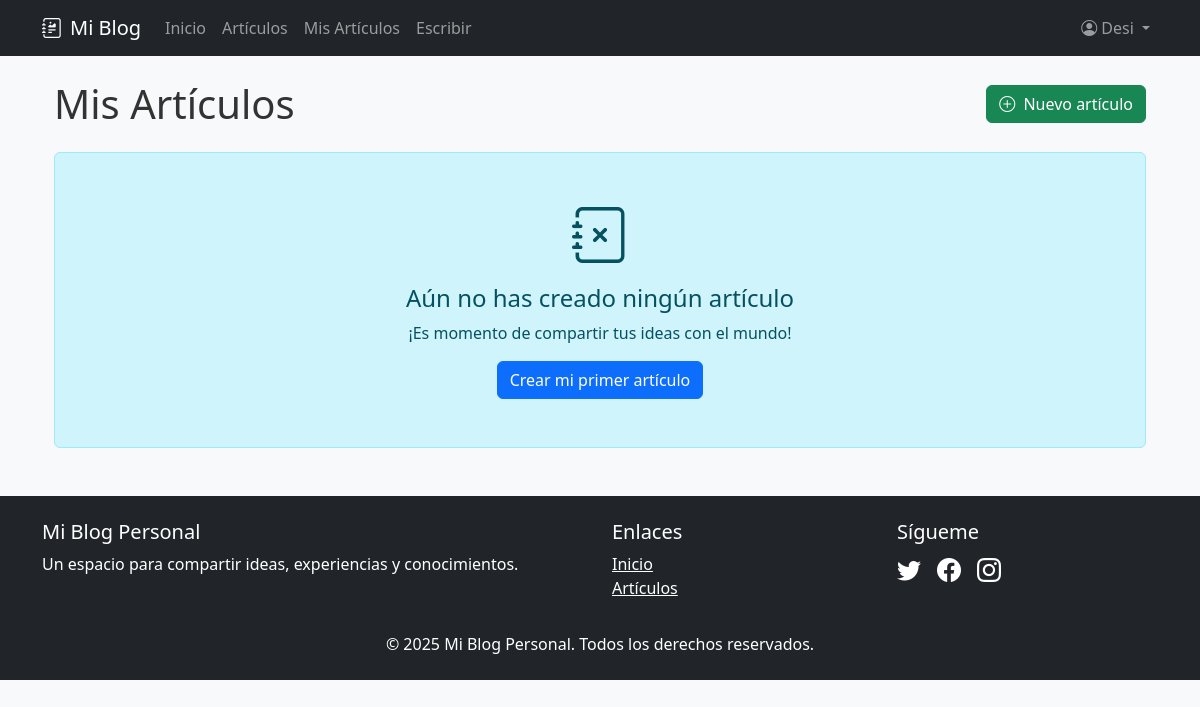
/mis-posts/ (signed in), run on an earlier commit of the app's database.
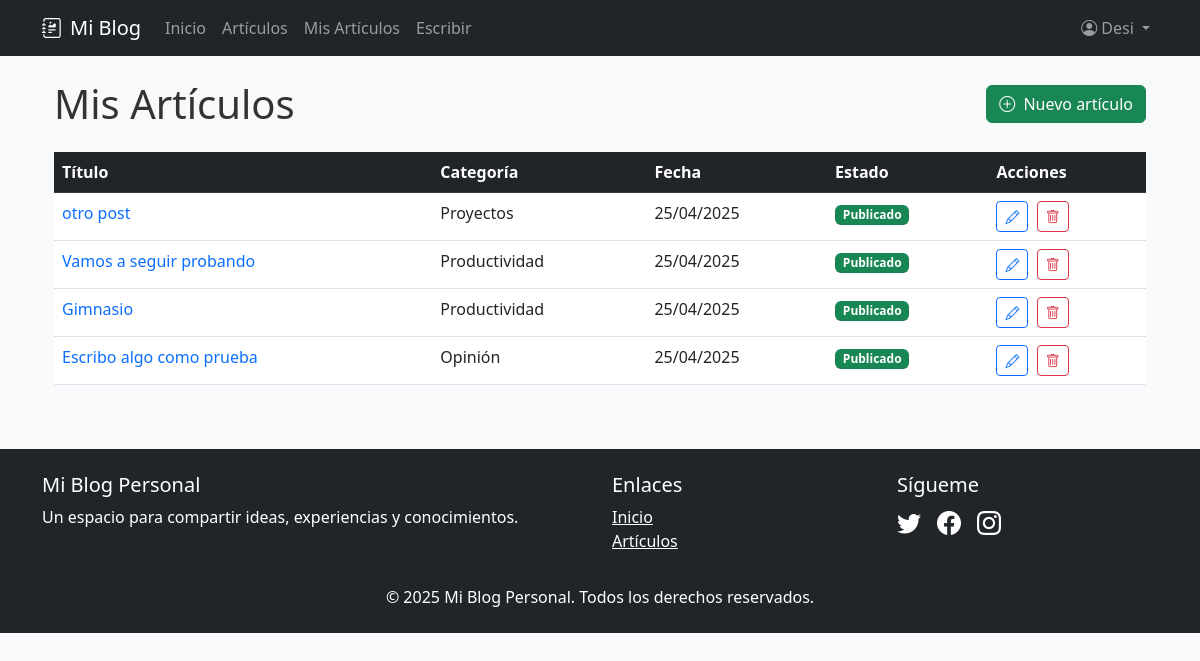
And on a later commit of the database.
### app1/models.py (models this page shows, shortened)
class Post(models.Model):
    titulo = models.CharField(max_length=200)
    slug = models.SlugField(unique=True, max_length=200)
    contenido = RichTextField()
    extracto = models.TextField(max_length=300, blank=True)
    fecha_publicacion = models.DateTimeField(auto_now_add=True)
    ultima_modificacion = models.DateTimeField(auto_now=True)
    categoria = models.ForeignKey(Categoria, on_delete=models.CASCADE, related_name='posts')
    autor = models.ForeignKey(User, on_delete=models.CASCADE, related_name='posts')
    imagen_destacada = models.ImageField(upload_to='posts/', blank=True, null=True)
    publicado = models.BooleanField(default=True)
    destacado = models.BooleanField(default=False)
    class Meta:
        ordering = ['-fecha_publicacion']
        verbose_name_plural = "Posts"

class Categoria(models.Model):
    nombre = models.CharField(max_length=100)
    slug = models.SlugField(unique=True, max_length=100)
    descripcion = models.TextField(blank=True)
    class Meta:
        verbose_name_plural = "Categorías"

### app1/views.py (the view)
# urls.py: path('mis-posts/', views.mis_posts, name='mis_posts'),
@login_required
def mis_posts(request):
    posts = Post.objects.filter(autor=request.user).order_by('-fecha_publicacion')
    return render(request, 'app1/mis_posts.html', {'posts': posts})

### app1/templates/app1/mis_posts.html (shortened to what this page needs)
{% extends "app1/base.html" %}
{% block content %}
<div class="container">
    <div class="d-flex justify-content-between align-items-center mb-4">
        <h1 class="mb-0">Mis Artículos</h1>
        <a href="{% url 'app1:nuevo_post' %}" class="btn btn-success">
            <i class="bi bi-plus-circle me-1"></i> Nuevo artículo
        </a>
    </div>
    {% if posts %}
    <div class="table-responsive">
        <table class="table table-hover">
            <thead class="table-dark">
                <tr>
                    <th>Título</th>
                    <th>Categoría</th>
                    <th>Fecha</th>
                    <th>Estado</th>
                    <th>Acciones</th>
                </tr>
            </thead>
            <tbody>
                {% for post in posts %}
                <tr>
                    <td>
                        <a href="{% url 'app1:detalle_post' post.slug %}" class="text-decoration-none">
                            {{ post.titulo }}
                        </a>
                    </td>
                    <td>{{ post.categoria.nombre }}</td>
                    <td>{{ post.fecha_publicacion|date:"d/m/Y" }}</td>
                    <td>
                        {% if post.publicado %}
                        <span class="badge bg-success">Publicado</span>
                        {% else %}
                        <span class="badge bg-secondary">Borrador</span>
                        {% endif %}
                    </td>
                    <td>
                        <a href="{% url 'app1:editar_post' post.slug %}" class="btn btn-sm btn-outline-primary me-1">
                            <i class="bi bi-pencil"></i>
                        </a>
                        <a href="{% url 'app1:eliminar_post' post.slug %}" class="btn btn-sm btn-outline-danger">
                            <i class="bi bi-trash"></i>
                        </a>
                    </td>
                </tr>
                {% endfor %}
            </tbody>
        </table>
    </div>
    {% else %}
    <div class="alert alert-info text-center py-5">
        <i class="bi bi-journal-x display-4 d-block mb-3"></i>
        <h4>Aún no has creado ningún artículo</h4>
        <p class="mb-3">¡Es momento de compartir tus ideas con el mundo!</p>
        <a href="{% url 'app1:nuevo_post' %}" class="btn btn-primary">
            Crear mi primer artículo
        </a>
    </div>
    {% endif %}
</div>
{% endblock %}

### app1/templates/app1/base.html (shortened to what this page needs)
<!DOCTYPE html>
<html lang="es">
<head>
    <link href="https://cdn.jsdelivr.net/npm/bootstrap@5.3.0/dist/css/bootstrap.min.css" rel="stylesheet">
    <link rel="stylesheet" href="https://cdn.jsdelivr.net/npm/bootstrap-icons@1.11.0/font/bootstrap-icons.css">
    {% load static %}
    <link rel="stylesheet" href="{% static 'app1/css/styles.css' %}">
</head>
<body>
    <nav class="navbar navbar-expand-lg navbar-dark bg-dark mb-4">
        <div class="container">
            <a class="navbar-brand" href="{% url 'app1:home' %}">
                <i class="bi bi-journal-richtext me-2"></i>Mi Blog
            </a>
            <div class="collapse navbar-collapse" id="navbarNav">
                <ul class="navbar-nav me-auto">
                    <li class="nav-item">
                        <a class="nav-link" href="{% url 'app1:home' %}">Inicio</a>
                    </li>
                    <li class="nav-item">
                        <a class="nav-link" href="{% url 'app1:lista_posts' %}">Artículos</a>
                    </li>
                    {% if user.is_authenticated %}
                    <li class="nav-item">
                        <a class="nav-link" href="{% url 'app1:mis_posts' %}">Mis Artículos</a>
                    </li>
                    <li class="nav-item">
                        <a class="nav-link" href="{% url 'app1:nuevo_post' %}">Escribir</a>
                    </li>
                    {% endif %}
                </ul>
                <div class="navbar-nav">
                    {% if user.is_authenticated %}
                    <li class="nav-item dropdown">
                        <a class="nav-link dropdown-toggle" href="#" id="navbarDropdownUserLink" role="button" data-bs-toggle="dropdown" aria-expanded="false">
                            <i class="bi bi-person-circle me-1"></i>{{ user.username }}
                        </a>
                    </li>
                    {% else %}
                    <a class="nav-link" href="{% url 'login' %}">Iniciar sesión</a>
                    <a class="nav-link" href="{% url 'register' %}">Registrarse</a>
                    {% endif %}
                </div>
            </div>
        </div>
    </nav>
    <div class="container">
        {% block content %}
        {% endblock %}
    </div>
    <footer class="mt-5 py-4 bg-dark text-white">
        <div class="container">
            <div class="row">
                <div class="col-md-6">
                    <h5>Mi Blog Personal</h5>
                    <p>Un espacio para compartir ideas, experiencias y conocimientos.</p>
                </div>
                <div class="col-md-3">
                    <h5>Enlaces</h5>
                    <ul class="list-unstyled">
                        <li><a href="{% url 'app1:home' %}" class="text-white">Inicio</a></li>
                        <li><a href="{% url 'app1:lista_posts' %}" class="text-white">Artículos</a></li>
                    </ul>
                </div>
                <div class="col-md-3">
                    <h5>Sígueme</h5>
                    <div class="d-flex gap-3 fs-4">
                        <a href="#" class="text-white"><i class="bi bi-twitter"></i></a>
                        <a href="#" class="text-white"><i class="bi bi-facebook"></i></a>
                        <a href="#" class="text-white"><i class="bi bi-instagram"></i></a>
                    </div>
                </div>
            </div>
            <div class="text-center mt-3">
                <p class="mb-0">© {% now "Y" %} Mi Blog Personal. Todos los derechos reservados.</p>
            </div>
        </div>
    </footer>
</body>
</html>

### app1/static/app1/css/styles.css (style rules this page uses)
body { background-color: #f8f9fa; color: #333; }

What changed in the data, as far as the page shows it:
added Post: titulo "otro post", categoria.nombre "Proyectos", fecha_publicacion "25/04/2025", publicado "Publicado"
added Post: titulo "Vamos a seguir probando", categoria.nombre "Productividad", fecha_publicacion "25/04/2025", publicado "Publicado"
added Post: titulo "Gimnasio", categoria.nombre "Productividad", fecha_publicacion "25/04/2025", publicado "Publicado"
added Post: titulo "Escribo algo como prueba", categoria.nombre "Opinión", fecha_publicacion "25/04/2025", publicado "Publicado"
Also different on the page:
text no longer shown: "Aún no has creado ningún artículo ¡Es momento de compartir tus ideas con el mundo! Crear mi primer artículo"
text now shown: "Título Categoría Fecha Estado Acciones"
